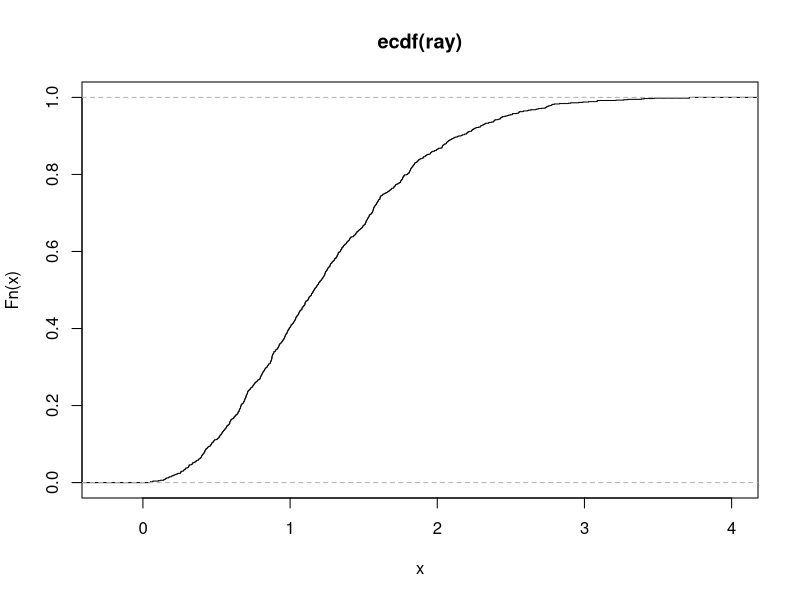
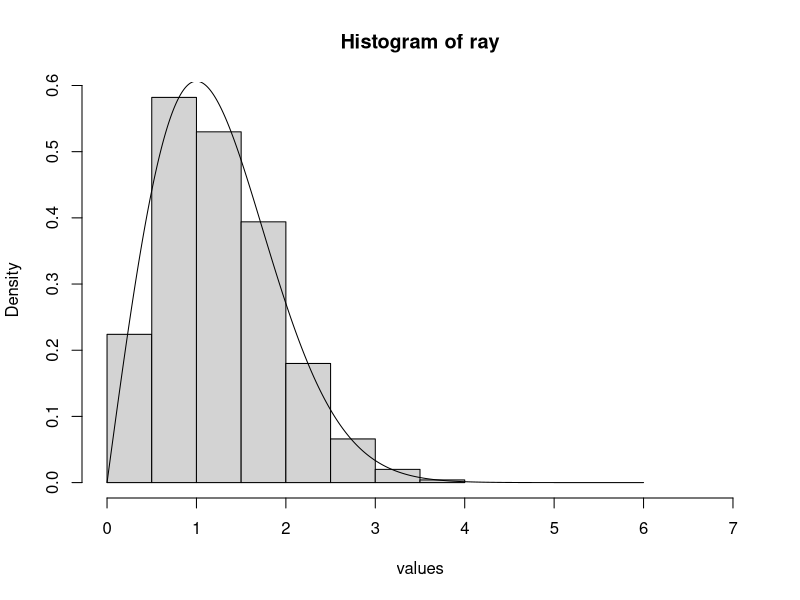

The R script that drew these images, in order: (Note: this script raises an error after producing the figures.)
# Question 2

rayleigh <- function(u,sigma){
  1-exp(-(u**2)/(2*(sigma**2)))
  
}

rayleigh_inverse <- function(y,sigma){
  sigma*(-2*log(1-y))**(0.5)
}

# generate 1000 random uniforms
unif <- runif(1000)

# set distribution parameters
sigma <- 1 # scale

# generate random variables
ray <- sapply(unif,rayleigh_inverse, sigma = sigma)

cdf <- ecdf(ray)
t <- seq(0, 6, .001)
plot(cdf)

hist(ray, prob = TRUE, xlim = c(0,7),xlab= "values" ,ylab = "Density")
lines(t, (t/sigma^2)*exp((-t^2)/(2*sigma^2)))
?hist
# use base R to generate the same values!
library("VGAM")
library("ggplot2")
library("tibble")
set.seed(1)
rrayleigh_vals <- rrayleigh(1000, scale = 1)

tibble(`Inverse-transform-generated` = xsim, `Base-R generated` = rrayleigh_vals) %>%
  pivot_longer(everything(), names_to = "method") %>%
  ggplot(aes(value)) +
  geom_histogram(bins = 50) +
  scale_x_continuous(limits = c(-25, 25)) +
  facet_wrap(~ method) +
  theme_bw() +
  labs(x = "x", y = "Frequency")

# Question 3
